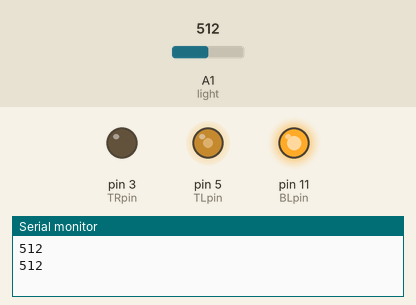
Simulated run of this sketch. Board: Arduino Uno, built with avr-gcc and run on an emulated ATmega328P. Shown: output pins drawn as LEDs (lit = HIGH), the last lines printed to the serial monitor. The test bench sets the inputs (shaded band); at power-on: A1 (light) = 512. Pins used as bus, display or sensor lines are not drawn.

Above: at 1.8 s.
1.9 s: A1 (light) set to 716
At 2.5 s:
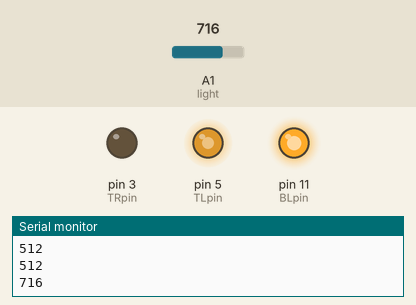
3.5 s: A1 (light) set to 900
At 5.2 s:
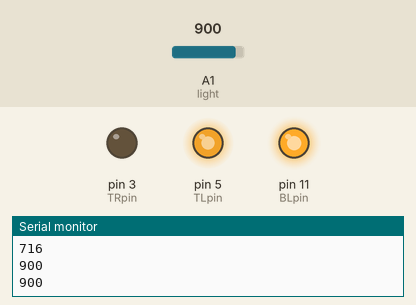
5.5 s: A1 (light) set to 122
At 6.8 s:
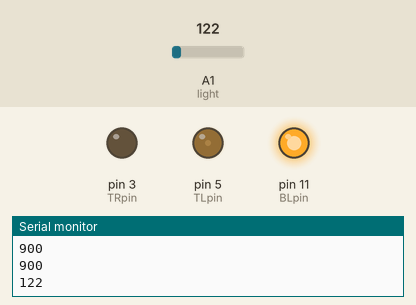
7.5 s: A1 (light) set to 0
At 8.3 s:
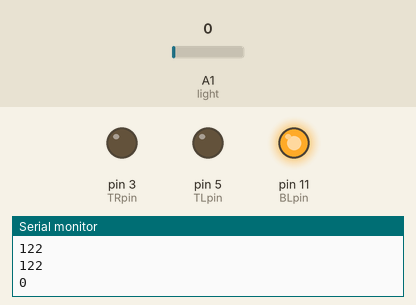
9.5 s: A1 (light) set to 511
At 11.1 s:
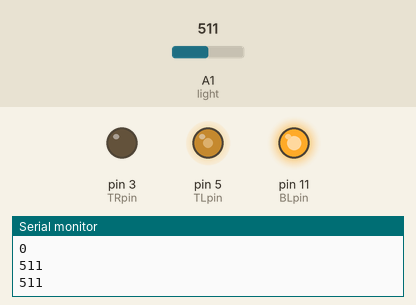
Timing chart, 0 to 12.5 s (numbered marks = the images above; inputs shaded):
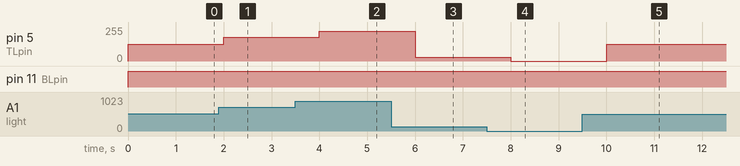

Measured:
- after the input at 1.9 s, pin 5 (TLpin): 127/255 → 178/255 after 0.10 s
- after the input at 3.5 s, pin 5 (TLpin): 178/255 → 224/255 after 0.50 s
- after the input at 5.5 s, pin 5 (TLpin): 224/255 → 30/255 after 0.50 s
- after the input at 7.5 s, pin 5 (TLpin): 30/255 → 0/255 after 0.50 s
- after the input at 9.5 s, pin 5 (TLpin): 0/255 → 127/255 after 0.50 s

The sketch:

lightseekingmotor_uno.ino
```cpp
int TLpin = 5;
int TRpin = 3;
int BLpin = 11;
int BRpin = 12;
int light = A1;
int val = 0;
int valnew = 0;

void setup(){
  pinMode(TLpin, OUTPUT);
  pinMode(TRpin, OUTPUT);
  pinMode(BLpin, OUTPUT);
  pinMode(BRpin, OUTPUT);
  pinMode(light, INPUT);
  Serial.begin(9600);
}

void loop(){
  digitalWrite(BLpin, HIGH);
  digitalWrite(BRpin, HIGH);
  val = analogRead(light);
  Serial.println(val);
  valnew = map (val, 0, 1023, 0, 255);
  //Serial.println(valnew);
  digitalWrite(BRpin, LOW);
  analogWrite(TLpin, valnew);
  delay(1000);
}
```
